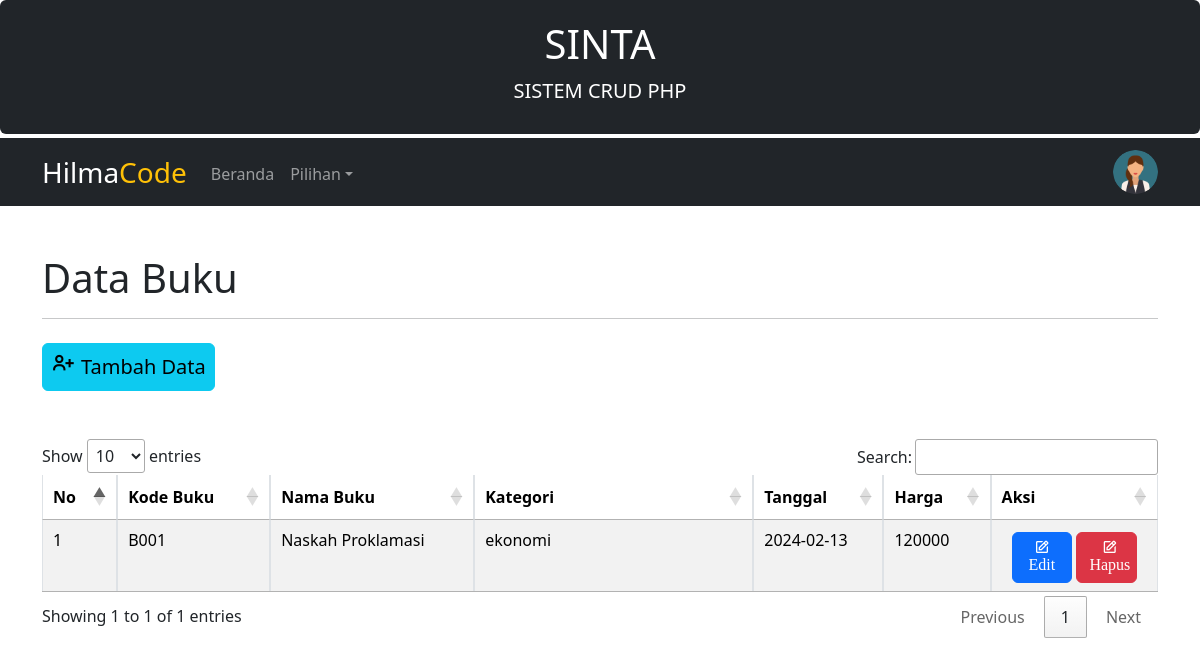
Screenshot of /views/Buku.php (signed in) with the database file from the repository.
### tables this page shows
CREATE TABLE `buku` (
  `id` int(11) NOT NULL,
  `kode_buku` char(15) NOT NULL,
  `judul_buku` varchar(255) NOT NULL,
  `kategori` varchar(255) NOT NULL,
  `tgl_pembelian` date NOT NULL,
  `harga` int(40) NOT NULL
);

### Controllers/BukuController.php (called while the page is built, shortened)
<?php
function select($query){
    global $db;
    $result = mysqli_query($db, $query);
    $rows = [];
    while ($row = mysqli_fetch_assoc($result)) {
        $rows[] = $row;
    }
    return $rows;
}
?>

### views/Buku.php (the view, shortened to what this page needs)
<?php
    include '../layout/header.php';
    include '../layout/Config.php';
    include '../Controllers/BukuController.php';
    $data_buku = select("SELECT * FROM buku");
?>
<div class="container mt-5">
    <h1>Data Buku</h1>
    <hr>
    <button type="button" class="btn btn-info mb-5 mt-2 p-2 py-2 fs-5" data-bs-toggle="modal" data-bs-target="#modalTambah"><i class='bx bx-user-plus bx-sm'></i> Tambah Data</button>
    <table class=" col-xs-12 table table-bordered table-striped mt-4" id="tabel-data">
        <thead>
            <tr>
                <th scope ="col">No</th>
                <th scope ="col">Kode Buku</th>
                <th scope ="col">Nama Buku</th>
                <th style="width: 25%;">Kategori</th>
                <th scope ="col">Tanggal</th>
                <th scope ="col">Harga</th>
                <th scope ="col">Aksi</th>
            </tr>
        </thead>
        <tbody>
            <?php $no = 1; ?>
            <?php foreach ($data_buku as $buku): ?>
            <tr>
                <td><?= $no++ ?></td>
                <td><?= $buku['kode_buku']; ?></td>
                <td><?= $buku['judul_buku']; ?></td>
                <td><?= $buku['kategori']; ?></td>
                <td><?= $buku ['tgl_pembelian']; ?></td>
                <td><?= $buku ['harga']; ?></td>
                <td width="15%" class="text-center">
                <a href="" class="btn btn-primary col-xs-12 col-md-5 mt-1" data-bs-toggle="modal" data-bs-target="#modalEdit<?= $no ?>"><i class='bx bx-edit'> Edit</i></a>
                <a href="" class="btn btn-danger col-xs-12 col-md-5 mt-1" data-bs-toggle="modal" data-bs-target="#modalHapus<?= $no ?>"><i class='bx bx-edit'> Hapus</i></a>
                </td>
            </tr>
            <?php endforeach; ?>
        </tbody>
    </table>
</div>
<?php
    include '../layout/footer.php';
?>

### rows the page displays
buku: kode_buku "B001", judul_buku "Naskah Proklamasi", kategori "ekonomi", tgl_pembelian "2024-02-13", harga "120000"
